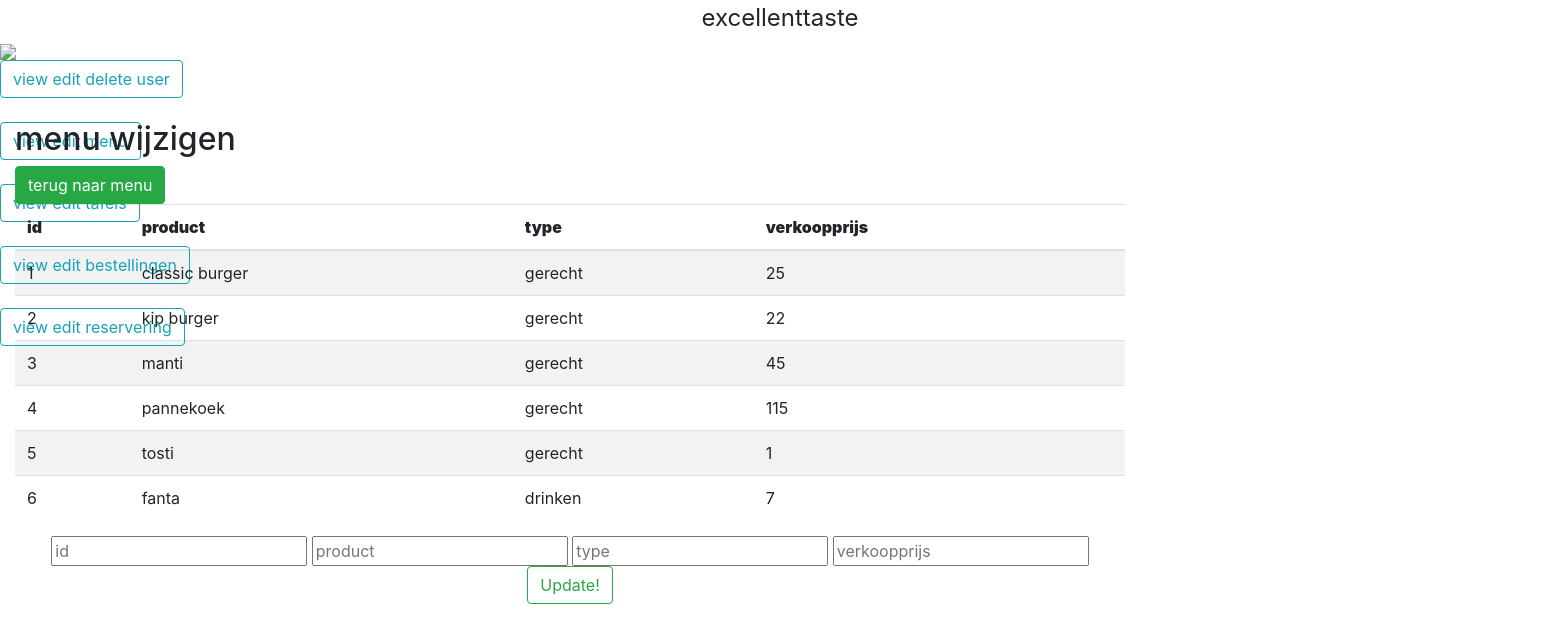
The app's page /menu_wijzigen.php (signed in) with its own data.
### tables this page shows
CREATE TABLE menu(
    id INT NOT NULL AUTO_INCREMENT,
    product VARCHAR(250) NOT NULL,
    type VARCHAR(250) NOT NULL,
    verkoopprijs INT(250) NOT NULL,
    PRIMARY KEY(id)
);

### database.php (called while the page is built, shortened)
<?php
  class database{
  private $pdo;
  public function __construct($host, $user, $pass, $db, $charset){
      try {
          $dsn = "mysql:host=$host;dbname=$db;charset=$charset";
          $options = [
              PDO::ATTR_ERRMODE            => PDO::ERRMODE_EXCEPTION,
              PDO::ATTR_DEFAULT_FETCH_MODE => PDO::FETCH_ASSOC,
              PDO::ATTR_EMULATE_PREPARES   => false,
          ];
          $this->pdo = new PDO($dsn, $user, $pass, $options);
      } catch (\PDOException $e) {
          echo $e->getMessage();
          throw $e;
        }
    }
    public function get_menu_information($product){
        $query = "SELECT id, product, type, verkoopprijs FROM menu
        ";
        $stmt = $this->pdo->prepare($query);
        $product !== NULL ? $stmt->execute(['product'=>$product]) : $stmt->execute();
        $results = $stmt->fetchAll(PDO::FETCH_ASSOC);
        return $results;
    }
  }
?>

### menu_wijzigen.php (the view, shortened to what this page needs)
<?php
include 'database.php';
$db = new database('localhost', 'root', '', 'excellenttaste', 'utf8');
?>
<html>
  <head>
    <link rel="stylesheet" href="https://cdn.jsdelivr.net/npm/bootstrap@4.5.3/dist/css/bootstrap.min.css">
  </head>
  <body>
    <div>
      <legend style="text-align: center;"> excellenttaste </legend>
      <img src="img\Insert-image-Here.png">
        <div class="topnav">
          <a class="btn btn-outline-info" href="view_edit_delete_medewerker.php">view edit delete user</a><br><br>
          <a class="btn btn-outline-info" href="view_edit_delete_menu.php">view edit menu</a><br><br>
          <a class="btn btn-outline-info" href="view_edit_delete_tafels.php">view edit tafels</a><br><br>
          <a class="btn btn-outline-info" href="view_edit_delete_bestellingen.php">view edit bestellingen</a><br><br>
          <a class="btn btn-outline-info" href="view_edit_delete_reservering.php">view edit reservering</a><br><br>
        </div>
      </div>
    <?php
        $results = $db->get_menu_information(NULL);
        $columns = array_keys($results[0]);
        ?>
    <div class="container" style="margin-top:-250px; margin-right:500px;">
        <div class="table-responsive">
            <div class="table-wrapper">
                <div class="table-title">
                    <div class="row">
                        <div class="col-sm-5">
                            <h2>menu wijzigen</b></h2>
                            <a class="btn btn-success" href="view_edit_delete_menu.php" class="edit_btn" >terug naar menu</a>
                        </div>
                    </div>
                </div>
                <table class="table table-striped table-hover">
                    <thead>
                        <tr>
                          <?php foreach($columns as $column){ ?>
                              <th><strong> <?php echo $column ?> </strong></th>
                          <?php } ?>
                        </tr>
                    </thead>
                    <?php foreach($results as $rows => $row){ ?>
                        <tr>
                            <?php foreach($row as $row_data){?>
                                <td>
                                    <?php echo $row_data ?>
                                </td>
                            <?php } ?>
                      </tr>
                    <?php } ?>
              </table>
              <form method="post" align="center" action='menu_wijzigen.php' method='post' accept-charset='UTF-8'>
                <fieldset>
                  <input type="text" name="id" placeholder="id" required/>
                  <input type="text" name="product" placeholder="product" required/>
                  <input type="text" name="type" placeholder="type" required/>
                  <input type="text" name="verkoopprijs" placeholder="verkoopprijs" required/>
                  <button class="btn btn-outline-success" type="submit" name="submit" value="Sign up!">Update!</button>
                </fieldset>
              </form>
            </div>
          </div>
        </div>
    </body>
  </html>

### menu_wijzigen.php (style rules this page uses)
.table-responsive { overflow-x: unset !important; }

### records on screen
menu: id "1", product "classic burger", type "gerecht", verkoopprijs "25"
menu: id "2", product "kip burger", type "gerecht", verkoopprijs "22"
menu: id "3", product "manti", type "gerecht", verkoopprijs "45"
menu: id "4", product "pannekoek", type "gerecht", verkoopprijs "115"
menu: id "5", product "tosti", type "gerecht", verkoopprijs "1"
menu: id "6", product "fanta", type "drinken", verkoopprijs "7"

### other values on screen
$column "id"
$column "product"
$column "type"
$column "verkoopprijs"
